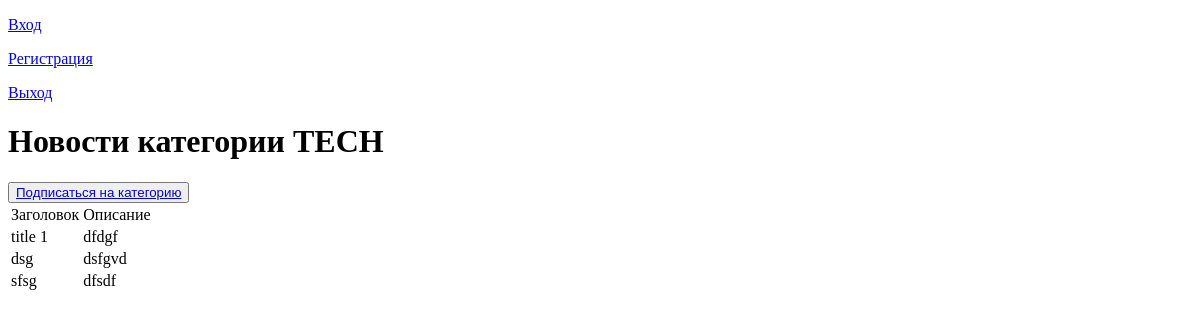
The app's page /news/categories/2, older data.
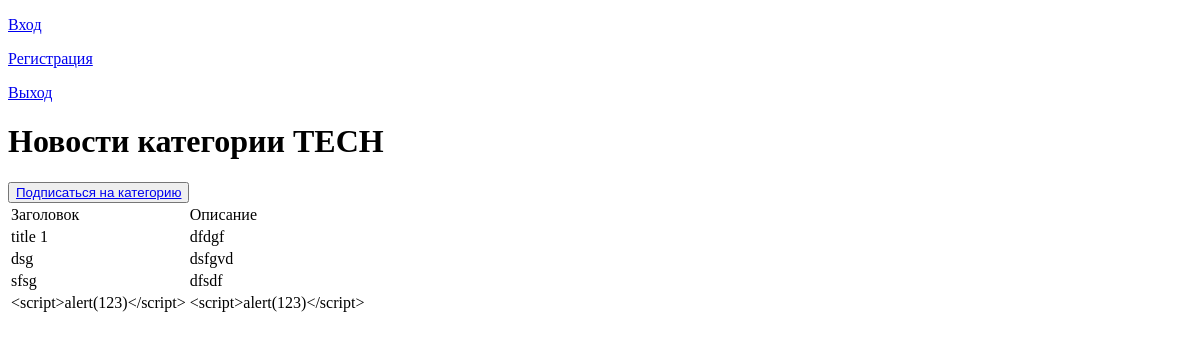
The same page, newer data.
### article/models.py (models this page shows, shortened)
class Post(models.Model):
    author = models.ForeignKey(Author, on_delete=models.CASCADE, related_name='posts')
    ARTICLE = 'AR'
    NEWS = 'NW'
    POST_TYPE = (
        (ARTICLE, 'Статья'),
        (NEWS, 'Новость')
    )
    postType = models.CharField(max_length=2, choices=POST_TYPE, default=ARTICLE)
    time = models.DateTimeField(auto_now_add=True)
    postCategory = models.ManyToManyField(Category, through='PostCategory')
    title = models.CharField(max_length=255)
    text = models.TextField()
    rating = models.IntegerField(default=0)

### article/views.py (the view)
# urls.py: path('categories/<int:pk>', NewsByCategory.as_view(), name='news_category'),
class NewsByCategory(DetailView):
    model = Category
    template_name = 'news_by_category.html'
    context_object_name = 'news_by_category'

### article/models.py (called while the page is built)
    def __str__(self):
        return f'{self.categoryName}'

### templates/news_by_category.html (shortened to what this page needs)
{% extends 'flatpages/default.html' %}
{% load custom_filters %}
{% block content %}
<h1>Новости категории {{news_by_category}}</h1>
<button><a href="{% url 'subscribe' news_by_category.id %}">Подписаться на категорию</a></button>
{% if news_by_category %}
    <table>
        <tr>
            <td>
                Заголовок
            </td>
            <td>
                Описание
            </td>
        </tr>
        {% for news in news_by_category.post_set.all %}
        <tr>
            <td>
                {{ news.title }}
            </td>
            <td>
                {{ news.text }}
            </td>
        </tr>
        {% endfor %}
    </table>
{% else %}
    <h3>Новостей нет!</h3>
{% endif %}
{% endblock content %}

Row changes from the older to the newer data that the page shows:
added Post: title "<script>alert(123)</script>", text "<script>alert(123)</script>"
